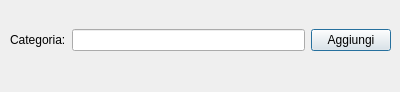
<?xml version="1.0" encoding="UTF-8"?>
<ui version="4.0">
 <class>addProductCategory</class>
 <widget class="QDialog" name="addProductCategory">
  <property name="geometry">
   <rect>
    <x>0</x>
    <y>0</y>
    <width>400</width>
    <height>92</height>
   </rect>
  </property>
  <property name="windowTitle">
   <string>Dialog</string>
  </property>
  <widget class="QWidget" name="horizontalLayoutWidget">
   <property name="geometry">
    <rect>
     <x>10</x>
     <y>0</y>
     <width>381</width>
     <height>80</height>
    </rect>
   </property>
   <layout class="QHBoxLayout" name="horizontalLayout">
    <item>
     <widget class="QLabel" name="label">
      <property name="text">
       <string>Categoria:</string>
      </property>
     </widget>
    </item>
    <item>
     <widget class="QLineEdit" name="lineEdit"/>
    </item>
    <item>
     <widget class="QPushButton" name="AddButton">
      <property name="text">
       <string>Aggiungi</string>
      </property>
     </widget>
    </item>
   </layout>
  </widget>
 </widget>
 <resources/>
 <connections/>
</ui>
